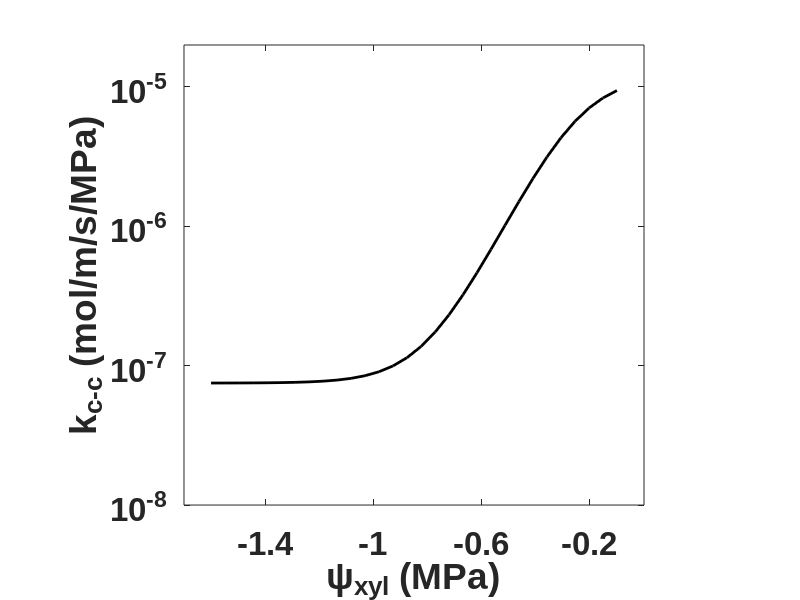

This figure's MATLAB source: (Note: this script raises an error after producing the figure.)
% code_for_alternative_hypothesis_1_local_equilibrium_SI_Fig_S21.m
% Description: This code executes the mathematical model developed in SI
% Section S10 in the paper titled, "Loss of plasma membrane conductance of 
% outside-xylem zone explains non-stomatal control of transpiration" for 
% alternative architecture 1: local equilibrium between cells and air 
% spaces. We generate 3 predictions (mean and bounds of uncertainty 
% interval) with npoints (see below) being the number of points in the 
% discretized domain for each prediction. npoints are distributed across 
% four ranges in psi_xyl: -0.4 to 0; -0.8 to -0.4; -1.2 to -0.8 and -1.6 to
% -1.2 (MPa). The prediction mean and bounds of uncertainty interval is 
% then compared to the data mean +/- S.E. 
% This code uses the following MATLAB toolboxes:
% 1. Optimization Toolbox
% Code developed by: Sabyasachi Sen
% Email: ss3945@cornell.edu
% Affiliation: Cornell University
% Created: February 8, 2025
% Last Modified: February 10, 2025
% Copyright (c) 2025 Sabyasachi Sen
% If you use this code in your research, please cite as:
% "Sabyasachi Sen (2025). 
% code_for_alternative_hypothesis_1_local_equilibrium_SI_Fig_S21.m
% Retrieved from manuscript titled: Loss of plasma membrane conductance of 
% outside-xylem zone explains non-stomatal control of transpiration"
% This code is provided under the MIT License.
% For full license terms, see: https://opensource.org/licenses/MIT

clear;
close all;
clc;

%% Thermodynamic parameters (see Table S3 in SI Section S10)

leaf_temp=309; % leaf temperature (=36C) in Kelvin
p_sat=5946.178; % saturation pressure in Pa at 36C
R=8.314; % universal gas constant in SI units Pa.m3/K/mol
v_bar=18e-6; % molar volume of water in m3/mol
c=39.45; % molar concentration of air in mol/m3
D=2.5e-5; % diffusivity of water vapor in air in m2/s
p_atm=101325; % atmospheric pressure in Pa
kai_0=p_sat/p_atm; % reference mole fraction of water vapor at leaf temperature

%% Introduce uncertainty in parameters to generate uncertainty interval in predictions (see Tables S4 and S5 in SI Section S10)

% Notation: variable name: high, mid, low values
A_cc_arr=[5e-9, 6e-9, 7e-9]; % x-sectional area for flow in cell-to-cell path (in m2)
A_vap_arr=[5e-9, 5.5e-9, 6e-9]; % x-sectional area for flow in apoplasmic path (in m2)
bs_tortuosity_arr=[1, 2, 3]; % bundle sheath tortuosity (dimensionless)
mes_tortuosity_arr=[1, 2, 3]; % mesophyll tortuosity (dimensionless)
k_cc_max_arr=[12e-6, 11e-6, 10e-6]; % maximum cell-to-cell conductivity in mol/m/s/MPa
k_cc_min_arr=[7.5e-8, 7e-8, 6.5e-8]; % minimum cell-to-cell conductivity in mol/m/s/MPa
k_cc_trigger_arr=[-0.24e6, -0.23e6, -0.22e6]; % xylem stress at which 'characteristic' loss of cell-to-cell conductivity occurs (in Pa)
k_cc_decline_sensitivity_arr=[0.9e-5, 1e-5, 1.1e-5]; % determines sensitivity of cell-to-cell conductivity to xylem stress in MPa^(-1)

%% Constant leaf anatomical parameters (see Table S4 in SI Section S10)

L_total=2e-4; % total thickness of leaf in m
L_ad=L_total/2; % Assume half-thickness of leaf 
L_ab=L_total/2; % Assume half-thickness of leaf 
L_bs=L_ad/3; % Assume bundle sheath occupies 1/3rd of leaf thickness
A_cw=0.08e-9; % x-sectional area for flow in cell wall (in m2)

%% Constant transport parameters (see Table S5 in SI Section S10)

kappa_mes_mem=7e-6; % hydraulic conductivity of mesophyll membranes at cell-air space interface in mol/m/s/MPa: Rockwell review undersaturation - use higher end of L_p 
kappa_bs_mem=kappa_mes_mem; % hydraulic conductivity of bundle sheath membranes at cell-air space interface in mol/m/s/MPa: Rockwell review undersaturation - use higher end of L_p 
gs_ad=90e-3; % adaxial stomatal conductance in mol/m2/s
gs_ab=90e-3; % abaxial stomatal conductance in mol/m2/s
gs=(gs_ad+gs_ab)*1e3; % total stomatal conductance in mmol/m2/s: will be used to calculate transpiration rate

%% Driving forces for transpiration

% psi_xylem sweep
npoints=30; % number of nodes in the discretized domain
psi_xylem=flipud(linspace(-1.6,-0.1,npoints)')*1e6; % xylem water potential in Pa
xylem_means=[-0.2;-0.6;-1;-1.4]; % for plotting in bins

% VPD sweep 
rel_hum = flipud(linspace(0.36,0.7,npoints)'); % relative humidity of bulk air outside the leaf
vpd = p_sat*(1-rel_hum)/1e3; % vpd in kPa: the mean vpd in our measurements is ~3.8 kPa which is the last element in the vpd array here

%% Finite difference discretization parameters:

N=1000; % Total # of nodes including boundary nodes
h=L_total/(N-1); % interval between nodes

%% Coordinates along leaf thickness direction (in metres)

coords_ad=linspace(0,L_ad,N)'; % adaxial coordinates
coords_ab=linspace(-L_ab,0,N)'; % abaxial coordinates
coords_bs_ad=coords_ad(1:round(N/3)); % adaxial bundle sheath coordinates
coords_bs_ab=coords_ab(round(2*N/3)+1:end); % abaxial bundle sheath coordinates
coords_mes_ad=coords_ad(round(N/3):end); % adaxial mesophyll coordinates
coords_mes_ab=coords_ab(1:round(2*N/3)+1); % abaxial mesophyll coordinates
coordinates_ad=coords_ad*1e6; % coordinates for adaxial section: microns for plotting
coordinates_ab=coords_ab*1e6; % coordinates for abaxial section: microns for plotting

%% Loop through 3 sets of parameters

for ii=1:3

    % Variable leaf anatomical parameters and transport parameters (see Tables S4 and S5 in SI Section S10)

    bs_tortuosity=bs_tortuosity_arr(ii); % bundle sheath tortuosity
    mes_tortuosity=mes_tortuosity_arr(ii); % mesophyll tortuosity

    k_bs_vap=c*D*v_bar*kai_0/(R*leaf_temp)/bs_tortuosity/1e-6; % hydraulic conductivity of vapor in bundle sheath in mol/m/s/MPa; this assumes driving force for transport is water potential. Ref: Rockwell 2014
    k_mes_vap=c*D*v_bar*kai_0/(R*leaf_temp)/mes_tortuosity/1e-6; % hydraulic conductivity of vapor in mesophyll in mol/m/s/MPa; this assumes driving force for transport is water potential. Ref: Rockwell 2014
    
    k_bs_cw=2.7e-6/bs_tortuosity; % hydraulic conductivity of bundle sheath cell wall in mol/m/s/MPa; this assumes driving force for transport is water potential gradient. Refs: Michael potato parenchyma 1997; Rockwell et al. 2022
    k_mes_cw=2.7e-6/mes_tortuosity; % hydraulic conductivity of mesophyll cell wall in mol/m/s/MPa; this assumes driving force for transport is water potential gradient. Refs: Michael potato parenchyma 1997; Rockwell et al. 2022

    A_cc=A_cc_arr(ii); % see SI Section S10 for choice of A_cc
    A_vap=A_vap_arr(ii); % see SI Section S10 for choice of A_vap
                
    %% Tissue hydraulic conductivity parameters 
    
    % Cell-to-cell hydraulic parameters for current iteration
    k_cc_max=k_cc_max_arr(ii); 
    k_cc_decline_sensitivity=k_cc_decline_sensitivity_arr(ii); 
    k_cc_trigger=k_cc_trigger_arr(ii); 
    k_cc_min=k_cc_min_arr(ii); 
    % sigmoid function
    k_cc_arr=k_cc_max*1./(1+exp(-k_cc_decline_sensitivity*(psi_xylem-k_cc_trigger)))+k_cc_min; 
    
    % plot kappa_mem vs psi_xyl
    figure(1);hold on;
    plot(psi_xylem/1e6,k_cc_arr,'k-','linewidth',2);hold on;
    pbaspect([1 1 1]);
    ylabel('k_{c-c} (mol/m/s/MPa)');ylim([1e-8 2e-5]);
    xlabel('\psi_{xyl} (MPa)');xlim([-1.7 0]);xticks(flipud(xylem_means));
    set(gca,'fontsize',24,'ticklabelinterpreter','tex','fontname','Arial','fontweight','bold','yscale','log');
    box on;ax=gca;ax.LineWidth = 2;
    
    %% Solution
    
    % Initialize arrays that will contain the solutions: psi_cc and psi_apo (in Pa)
    psi_bs_cc_ad_arr=zeros(length(psi_xylem),length(rel_hum)); % psi_cc in bundle sheath adaxial domain
    psi_bs_cc_ab_arr=zeros(length(psi_xylem),length(rel_hum)); % psi_cc in bundle sheath abaxial domain
    psi_bs_apo_ad_arr=zeros(length(psi_xylem),length(rel_hum)); % psi_apo in bundle sheath adaxial domain
    psi_bs_apo_ab_arr=zeros(length(psi_xylem),length(rel_hum)); % psi_apo in bundle sheath abaxial domain

    psi_mes_cc_ad_N=zeros(length(psi_xylem),length(rel_hum)); % psi_cc in mesophyll adaxial domain
    psi_mes_cc_ab_N=zeros(length(psi_xylem),length(rel_hum)); % psi_cc in mesophyll abaxial domain
    psi_mes_apo_ad_N=zeros(length(psi_xylem),length(rel_hum)); % psi_apo in mesophyll adaxial domain
    psi_mes_apo_ab_N=zeros(length(psi_xylem),length(rel_hum)); % psi_apo in mesophyll abaxial domain
    
    for i=1:length(psi_xylem)
    
        k_cc=k_cc_arr(i); % Cell-to-cell conductivity 
        
        for j=1:length(rel_hum)
    
            % see SI Section S10 for details of these constants
            % a1, a2, b1, and b2 multiply the derivates in SI equations S30 and S31
            a1=kappa_bs_mem/(k_cc*A_cc); 
            a2=kappa_bs_mem/(k_bs_cw*A_cw + k_bs_vap*A_vap);
            
            b1=kappa_mes_mem/(k_cc*A_cc); 
            b2=kappa_mes_mem/(k_mes_cw*A_cw + k_mes_vap*A_vap);
            
            % r3 and s3 are the roots of the auxiliary equation: see SI equation S43
            r3=+sqrt(a1+a2);
            s3=+sqrt(b1+b2);
            
            % solve for the unknown x's ('alpha's in SI equations S44 and S45)
            init=[-1e6,-1e8,-10,-1e6,-2e6,-2e8,-20,-2e6,-1.5e6,-1.5e8,-25,-1.5e6,-2.5e6,-2.5e8,-30,-2.5e6];
            x=fsolve(@(x)solver_separate_bs_and_mesophyll(x,psi_xylem(i),rel_hum(j),a1,a2,b1,b2,r3,s3,L_ad,L_ab,L_bs,gs_ad,gs_ab,p_sat,v_bar,R,leaf_temp,k_mes_vap,k_bs_vap,k_mes_cw,k_bs_cw,p_atm,A_cc,A_vap,A_cw),init);
            
            %  psi_bs
            psi_bs_cc_ad_arr=x(1) + x(2)*coords_bs_ad + x(3)*exp(r3*coords_bs_ad) + x(4)*exp(-r3*coords_bs_ad);
            psi_bs_apo_ad_arr=x(1) + x(2)*coords_bs_ad - a2*x(3)*exp(r3*coords_bs_ad)/a1 - a2*x(4)*exp(-r3*coords_bs_ad)/a1;
            psi_bs_cc_ab_arr=x(5) + x(6)*coords_bs_ab + x(7)*exp(r3*coords_bs_ab) + x(8)*exp(-r3*coords_bs_ab);
            psi_bs_apo_ab_arr=x(5) + x(6)*coords_bs_ab - a2*x(7)*exp(r3*coords_bs_ab)/a1 - a2*x(8)*exp(-r3*coords_bs_ab)/a1;
            
            % psi_mes
            psi_mes_cc_ad_arr=x(9) + x(10)*coords_mes_ad + x(11)*exp(s3*coords_mes_ad) + x(12)*exp(-s3*coords_mes_ad);
            psi_mes_apo_ad_arr=x(9) + x(10)*coords_mes_ad - b2*x(11)*exp(s3*coords_mes_ad)/b1 - b2*x(12)*exp(-s3*coords_mes_ad)/b1;
            psi_mes_cc_ab_arr=x(13) + x(14)*coords_mes_ab + x(15)*exp(s3*coords_mes_ab) + x(16)*exp(-s3*coords_mes_ab);
            psi_mes_apo_ab_arr=x(13) + x(14)*coords_mes_ab - b2*x(15)*exp(s3*coords_mes_ab)/b1 - b2*x(16)*exp(-s3*coords_mes_ab)/b1;        
            
            % Combining the two cell-to-cell domains
            psi_cc_ab_arr=[psi_mes_cc_ab_arr(1:end-1);psi_bs_cc_ab_arr];
            psi_cc_ad_arr=[psi_bs_cc_ad_arr(1:end-1);psi_mes_cc_ad_arr];
            
            % Combining the two apoplasm domains
            psi_apo_ab_arr=[psi_mes_apo_ab_arr(1:end-1);psi_bs_apo_ab_arr];
            psi_apo_ad_arr=[psi_bs_apo_ad_arr(1:end-1);psi_mes_apo_ad_arr];

            % Terminal apoplast and symplast potentials on adaxial side 
            psi_mes_cc_ad_N(i,j)=psi_mes_cc_ad_arr(end)/1e6; % divide by 1e6 to convert from Pa to MPa
            psi_mes_apo_ad_N(i,j)=psi_mes_apo_ad_arr(end)/1e6; % divide by 1e6 to convert from Pa to MPa 
            
            % Terminal apoplast and symplast potentials on abaxial side 
            psi_mes_cc_ab_N(i,j)=psi_mes_cc_ab_arr(end)/1e6; % divide by 1e6 to convert from Pa to MPa
            psi_mes_apo_ab_N(i,j)=psi_mes_apo_ab_arr(end)/1e6; % divide by 1e6 to convert from Pa to MPa
                    
        end
        
        k_cc_exp=floor(log10(k_cc));
        k_cc_a=k_cc/(10^k_cc_exp);

        % Plot psi_apoplast vs z
        figure(2);
        plot([psi_cc_ab_arr; psi_cc_ad_arr]/1e6,[coordinates_ab; coordinates_ad],[psi_apo_ab_arr; psi_apo_ad_arr]/1e6,[coordinates_ab; coordinates_ad],'linewidth',4);
        pbaspect([1 1 1]);
        xlabel('\psi(MPa)','interpreter','tex');xlim([-20 0]);
        ylabel('z (\mu m)','interpreter','tex');ylim([-110 110]);
        set(gca,'fontsize',24,'ticklabelinterpreter','tex','FontName','Arial','FontWeight','Bold');
        title(sprintf('k_{c-c} = %.2f \\times 10^{%d} mol/m/s/MPa',k_cc_a,k_cc_exp),'FontSize',20,'Interpreter','tex');
        legend1=legend(sprintf('\\psi_{c-c}'),sprintf('\\psi_{apo}'),'interpreter','tex');
        set(legend1,'Position',[0.157149113714695 0.748901596398512 0.159461545944213 0.147857143765404],'Interpreter','tex','FontSize',20,'FontName','Arial');
        box on;ax=gca;ax.LineWidth = 2;
        drawnow();
        thisFrame=getframe(gcf);
        size(thisFrame.cdata)
        % Write this frame out to a new video file.
        myMovie1(i) = thisFrame;

    end
    
    %% Calculate goxz
    % Note: here, e_xyl, e_i - all "e"s are vapor pressures
    
    e_xyl=p_sat.*exp(v_bar*psi_xylem./(R*leaf_temp)); % equivalent vapor pressure at xylem water potential 
    e_air=p_sat-vpd(end)*1e3; % vapor pressure in the air outside the leaf
    e_i_high_vpd=p_sat.*exp(v_bar*psi_mes_apo_ad_N(:,end)*1e6./(R*leaf_temp)); % equivalent vapor pressure at AquaDust water potential in the ssc
    rh=e_i_high_vpd./p_sat; % relative humidity in the ssc
    e=gs*(e_i_high_vpd-e_air)/p_atm; % calculate transpiration rate e
    goxz_all=e./(e_xyl-e_i_high_vpd)*p_atm; % calculate g_oxz
    goxz_all=goxz_all.*ones(length(psi_xylem),length(psi_xylem));
    goxz=goxz_all(:,1); % extract g_oxz (here, there is no variation of g_oxz with VPD so any column will do)
    
    %% Calculate model prediction mean and max/min to generate uncertainty intervals
    
    % binned rh predictions
    rh_bin1=rh(psi_xylem>-0.4e6);
    rh_bin2=rh(psi_xylem<-0.4e6 & psi_xylem>-0.8e6);
    rh_bin3=rh(psi_xylem<-0.8e6 & psi_xylem>-1.2e6);
    rh_bin4=rh(psi_xylem<-1.2e6 & psi_xylem>=-1.6e6);
    
    % binned goxz predictions
    goxz_bin1=goxz(psi_xylem>-0.4e6);
    goxz_bin2=goxz(psi_xylem<-0.4e6 & psi_xylem>-0.8e6);
    goxz_bin3=goxz(psi_xylem<-0.8e6 & psi_xylem>-1.2e6);
    goxz_bin4=goxz(psi_xylem<-1.2e6 & psi_xylem>=-1.6e6);

    if ii==1 % upper bound on uncertainty interval

        rh_bin1_max=mean(rh_bin1);
        rh_bin2_max=mean(rh_bin2);
        rh_bin3_max=mean(rh_bin3);
        rh_bin4_max=mean(rh_bin4);

        goxz_bin1_max=mean(goxz_bin1);
        goxz_bin2_max=mean(goxz_bin2);
        goxz_bin3_max=mean(goxz_bin3);
        goxz_bin4_max=mean(goxz_bin4);
    
    elseif ii==2 % mean prediction

        rh_bin1_mean=mean(rh_bin1);rh_bin1_pos_err=rh_bin1_max-rh_bin1_mean; % compute difference between upper bound on uncertainty interval and mean
        rh_bin2_mean=mean(rh_bin2);rh_bin2_pos_err=rh_bin2_max-rh_bin2_mean;
        rh_bin3_mean=mean(rh_bin3);rh_bin3_pos_err=rh_bin3_max-rh_bin3_mean;
        rh_bin4_mean=mean(rh_bin4);rh_bin4_pos_err=rh_bin4_max-rh_bin4_mean;

        goxz_bin1_mean=mean(goxz_bin1);goxz_bin1_pos_err=goxz_bin1_max-goxz_bin1_mean; % compute difference between upper bound on uncertainty interval and mean
        goxz_bin2_mean=mean(goxz_bin2);goxz_bin2_pos_err=goxz_bin2_max-goxz_bin2_mean;
        goxz_bin3_mean=mean(goxz_bin3);goxz_bin3_pos_err=goxz_bin3_max-goxz_bin3_mean;
        goxz_bin4_mean=mean(goxz_bin4);goxz_bin4_pos_err=goxz_bin4_max-goxz_bin4_mean;
    
    else % lower bound on uncertainty interval

        rh_bin1_min=mean(rh_bin1);rh_bin1_neg_err=rh_bin1_mean-rh_bin1_min; % compute difference between mean and lower bound on uncertainty interval
        rh_bin2_min=mean(rh_bin2);rh_bin2_neg_err=rh_bin2_mean-rh_bin2_min;
        rh_bin3_min=mean(rh_bin3);rh_bin3_neg_err=rh_bin3_mean-rh_bin3_min;
        rh_bin4_min=mean(rh_bin4);rh_bin4_neg_err=rh_bin4_mean-rh_bin4_min;

        goxz_bin1_min=mean(goxz_bin1);goxz_bin1_neg_err=goxz_bin1_mean-goxz_bin1_min; % compute difference between mean and lower bound on uncertainty interval
        goxz_bin2_min=mean(goxz_bin2);goxz_bin2_neg_err=goxz_bin2_mean-goxz_bin2_min;
        goxz_bin3_min=mean(goxz_bin3);goxz_bin3_neg_err=goxz_bin3_mean-goxz_bin3_min;
        goxz_bin4_min=mean(goxz_bin4);goxz_bin4_neg_err=goxz_bin4_mean-goxz_bin4_min;
    end

end

%% Plotting prediction mean and uncertainty interval

rh_neg_err=[rh_bin1_neg_err;rh_bin2_neg_err;rh_bin3_neg_err;rh_bin4_neg_err];
rh_pos_err=[rh_bin1_pos_err;rh_bin2_pos_err;rh_bin3_pos_err;rh_bin4_pos_err];
rh_means_model=[rh_bin1_mean;rh_bin2_mean;rh_bin3_mean;rh_bin4_mean];

figure(3);
bar(xylem_means,rh_means_model,0.5,'linewidth',2);hold on;
pbaspect([1 1 1]);
er=errorbar(xylem_means,rh_means_model,rh_neg_err,rh_pos_err,'linewidth',2);
er.Color=[0 0 0];                            
er.LineStyle='none';  
ylabel('\it{h}_{ssc}^{apo}');ylim([0.9 1.01]);
xlabel('\psi_{xyl} (MPa)');xlim([-1.7 0]);xticks(flipud(xylem_means));
set(gca,'fontsize',24,'ticklabelinterpreter','tex','FontName','Arial','fontweight','bold');
box on;ax=gca;ax.LineWidth = 2;

goxz_neg_err=[goxz_bin1_neg_err;goxz_bin2_neg_err;goxz_bin3_neg_err;goxz_bin4_neg_err];
goxz_pos_err=[goxz_bin1_pos_err;goxz_bin2_pos_err;goxz_bin3_pos_err;goxz_bin4_pos_err];
goxz_means_model=[goxz_bin1_mean;goxz_bin2_mean;goxz_bin3_mean;goxz_bin4_mean];

figure(4);
bar(xylem_means,goxz_means_model,0.5,'linewidth',2);hold on;
pbaspect([1 1 1]);
er=errorbar(xylem_means,goxz_means_model,goxz_neg_err,goxz_pos_err,'linewidth',2);
er.Color=[0 0 0];                            
er.LineStyle='none';
ylabel('{\itg}_{oxz} (mmol/m^2/s)');ylim([4e2 6e4]);
xlabel('\psi_{xyl} (MPa)');xlim([-1.7 0]);xticks(flipud(xylem_means));
set(gca,'fontsize',24,'ticklabelinterpreter','tex','FontName','Arial','fontweight','bold','yscale','log');
box on;ax=gca;ax.LineWidth = 2;

%% plot h_ssc^apo expt and model together

% rh expt data from Fig. 2c
rh_means_expt=[0.992847001815885;0.946963460686416;0.929521991233521;0.919537568810321];
rh_se_expt=[0.00180002577421479;0.0201784472288282;0.0131077713211281;0.0122904973618615];

figure(5);
b1=bar(xylem_means,[rh_means_expt zeros(length(rh_means_expt),1)],'grouped','linewidth',2);hold on;
x=NaN(2,4);
for i = 1:2
    x(i,:) = b1(i).XEndPoints;
end
errorbar(x',[rh_means_expt zeros(length(rh_means_expt),1)],[rh_se_expt zeros(length(rh_se_expt),1)],[rh_se_expt zeros(length(rh_se_expt),1)],'k','linestyle','none','linewidth',2);

b2=bar(xylem_means,[zeros(length(rh_means_model),1) rh_means_model],'grouped','linewidth',2);hold on;
for i = 1:2
    x(i,:) = b2(i).XEndPoints;
end
errorbar(x',[zeros(length(rh_means_model),1) rh_means_model],[zeros(length(rh_neg_err),1) rh_neg_err],[zeros(length(rh_pos_err),1) rh_pos_err],'k','linestyle','none','linewidth',2);

xlabel('\psi_{xyl} (MPa)');xlim([-1.7 0]);xticks(flipud(xylem_means));
ylabel('\it{h}_{ssc}^{apo}');ylim([0.9 1.01]);
set(gca,'fontsize',24,'ticklabelinterpreter','tex','FontName','Arial','fontweight','bold');
pbaspect([1 1 1]);
legend([b1(1) b2(2)],'Experiment','Model','Position',[0.265625 0.757142857142857 0.283928571428571 0.129761904761905]);
b2(2).FaceColor(1,:)=[0.8500 0.3250 0.0980];
box on;ax=gca;ax.LineWidth = 2;

%% plot goxz expt and model together

% goxz expt data from Fig. 2e
goxz_means_expt=[38556.2258047020;5667.33817184295;2422.37978608609;1541.23262663729];
goxz_se_expt=[13600.6249811751;1367.98145675526;303.839465584318;290.498308255051];

figure(6);
b1=bar(xylem_means,[goxz_means_expt zeros(length(goxz_means_expt),1)],'grouped','linewidth',2);hold on;
x=NaN(2,4);
for i = 1:2
    x(i,:) = b1(i).XEndPoints;
end
errorbar(x',[goxz_means_expt zeros(length(goxz_means_expt),1)],[goxz_se_expt zeros(length(goxz_se_expt),1)],[goxz_se_expt zeros(length(goxz_se_expt),1)],'k','linestyle','none','linewidth',2);

b2=bar(xylem_means,[zeros(length(goxz_means_model),1) goxz_means_model],'grouped','linewidth',2);hold on;
for i = 1:2
    x(i,:) = b2(i).XEndPoints;
end
errorbar(x',[zeros(length(goxz_means_model),1) goxz_means_model],[zeros(length(goxz_neg_err),1) goxz_neg_err],[zeros(length(goxz_pos_err),1) goxz_pos_err],'k','linestyle','none','linewidth',2);

xlabel('\psi_{xyl} (MPa)');xlim([-1.7 0]);xticks(flipud(xylem_means));
ylabel('{\itg}_{oxz} (mmol/m^2/s)');ylim([6e2 8e4]);
set(gca,'fontsize',24,'ticklabelinterpreter','tex','FontName','Arial','fontweight','bold','yscale','log');
pbaspect([1 1 1]);
legend([b1(1) b2(2)],'Experiment','Model','Position',[0.265625 0.757142857142857 0.283928571428571 0.129761904761905]);
b2(2).FaceColor(1,:)=[0.8500 0.3250 0.0980];
box on;ax=gca;ax.LineWidth = 2;

%% save workspace variables

filename='workspace_variables.mat';
save(filename);